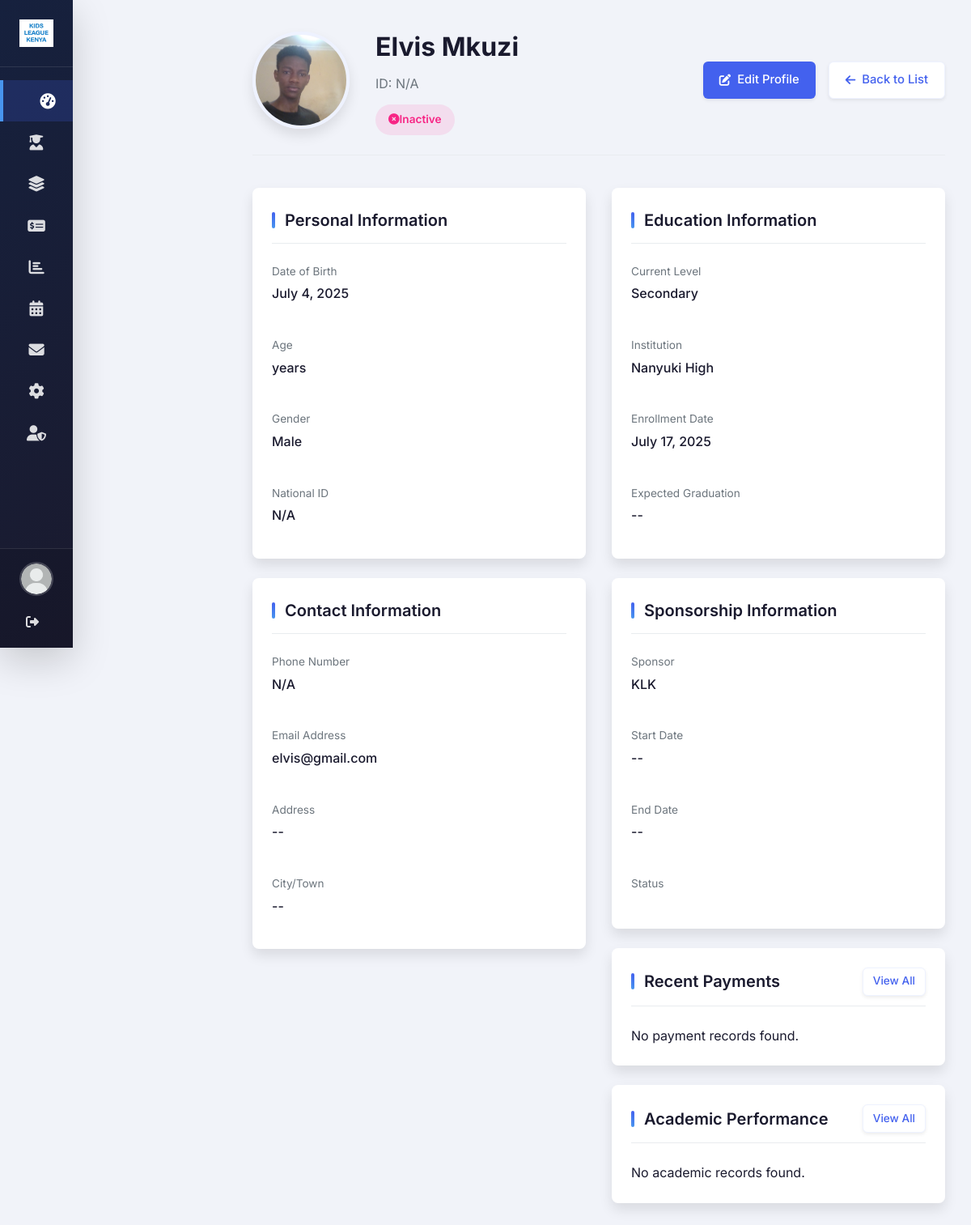
The app's page /beneficiaries/7/ (signed in) with its own data.
### base/models.py (models this page shows, shortened)
class Beneficiary(models.Model):
    GENDER_CHOICES = (
        ('M', 'Male'),
        ('F', 'Female'),
        ('O', 'Other'),
    )
    LEVEL_CHOICES = (
        ('primary', 'Primary'),
        ('secondary', 'Secondary'),
        ('college', 'College'),
        ('university', 'University'),
    )
    user = models.OneToOneField(User, on_delete=models.CASCADE, null=True, blank=True)
    first_name = models.CharField(max_length=100)
    last_name = models.CharField(max_length=100)
    gender = models.CharField(max_length=1, choices=GENDER_CHOICES)
    sponsor = models.ForeignKey('Sponsor', on_delete=models.SET_NULL, null=True, blank=True)
    date_of_birth = models.DateField()
    national_id = models.CharField(max_length=20, blank=True, null=True)
    phone_number = models.CharField(max_length=20)
    email = models.EmailField(blank=True, null=True)
    current_level = models.CharField(max_length=20, choices=LEVEL_CHOICES)
    institution = models.ForeignKey(Institution, on_delete=models.SET_NULL, null=True)
    enrollment_date = models.DateField()
    is_active = models.BooleanField(default=True)
    photo = models.ImageField(upload_to='beneficiaries/', blank=True, null=True)
    address = models.TextField(blank=True, null=True)
    city = models.CharField(max_length=100, blank=True, null=True)
    expected_graduation = models.DateField(blank=True, null=True)
    sponsorship_start_date = models.DateField(blank=True, null=True)
    sponsorship_end_date = models.DateField(blank=True, null=True)
    notes = models.TextField(blank=True, null=True)
    STATUS_CHOICES = (
        ('active', 'Active'),
        ('inactive', 'Inactive'),
        ('pending', 'Pending'),
        ('graduated', 'Graduated'),
    )
    status = models.CharField(max_length=10, choices=STATUS_CHOICES, default='active')
    @property
    def status(self):
        if not self.is_active:
            return "Inactive"
        if self.current_level == 'graduated':
            return "Graduated"
        return "Active"
    class Meta:
        verbose_name_plural = "Beneficiaries"
        ordering = ['last_name', 'first_name']

class Institution(models.Model):
    INSTITUTION_TYPES = (
        ('primary', 'Primary School'),
        ('secondary', 'Secondary School'),
        ('college', 'College'),
        ('university', 'University'),
        ('vocational', 'Vocational Training'),
    )
    name = models.CharField(max_length=200)
    institution_type = models.CharField(max_length=20, choices=INSTITUTION_TYPES)
    location = models.CharField(max_length=100)
    contact_person = models.CharField(max_length=100)
    contact_email = models.EmailField()
    contact_phone = models.CharField(max_length=20)
    partnership_date = models.DateField()
    is_active = models.BooleanField(default=True)

class Sponsor(models.Model):
    name = models.CharField(max_length=200)
    contact_person = models.CharField(max_length=100)
    contact_email = models.EmailField()
    contact_phone = models.CharField(max_length=20)
    address = models.TextField()
    sponsorship_start_date = models.DateField()
    is_active = models.BooleanField(default=True)

### base/views.py (the view)
# urls.py: path('beneficiaries/<int:pk>/', views.beneficiary_detail, name='beneficiary_detail'),
@login_required
def beneficiary_detail(request, pk):
    beneficiary = get_object_or_404(Beneficiary, pk=pk)
    payments = Payment.objects.filter(beneficiary=beneficiary).order_by('-payment_date')
    performances = AcademicPerformance.objects.filter(beneficiary=beneficiary).order_by('-academic_year', 'term')
    context = {
        'beneficiary': beneficiary,
        'payments': payments,
        'performances': performances,
        'unread_notifications': Notification.objects.filter(user=request.user, is_read=False).count(),
    }
    return render(request, 'beneficiary_detail.html', context)

### base/templates/beneficiary_detail.html (shortened to what this page needs)
{% extends "index.html" %}
{% load static %}
{% block content %}
    <div class="profile-header">
        <div class="profile-header-left">
            <img src="{% if beneficiary.photo %}{{ beneficiary.photo.url }}{% else %}{% static 'img/default-avatar.png' %}{% endif %}"
                 alt="{{ beneficiary.first_name }} {{ beneficiary.last_name }}"
                 class="profile-photo">
            <div class="profile-info">
                <h1>{{ beneficiary.first_name }} {{ beneficiary.last_name }}</h1>
                <p>ID: {{ beneficiary.national_id }}</p>
                <span class="profile-status
                    {% if beneficiary.current_level == 'graduated' %}status-graduated
                    {% elif not beneficiary.is_active %}status-inactive
                    {% elif beneficiary.status == 'pending' %}status-pending
                    {% else %}status-active{% endif %}">
                    <i class="fas
                        {% if beneficiary.current_level == 'graduated' %}fa-graduation-cap
                        {% elif not beneficiary.is_active %}fa-times-circle
                        {% elif beneficiary.status == 'pending' %}fa-hourglass-half
                        {% else %}fa-check-circle{% endif %}"></i>
                    <span>
                        {% if beneficiary.current_level == 'graduated' %}Graduated
                        {% elif not beneficiary.is_active %}Inactive
                        {% elif beneficiary.status == 'pending' %}Pending
                        {% else %}Active{% endif %}
                    </span>
                </span>
            </div>
        </div>
        <div class="profile-header-actions">
            <a href="{% url 'edit_beneficiary' pk=beneficiary.pk %}" class="btn btn-primary">
                <i class="fas fa-edit"></i> Edit Profile
            </a>
            <a href="{% url 'beneficiaries_list' %}" class="btn btn-secondary">
                <i class="fas fa-arrow-left"></i> Back to List
            </a>
        </div>
    </div>
    <div class="profile-content">
        <div>
            <div class="profile-card">
                <div class="profile-card-header">
                    <h3>Personal Information</h3>
                </div>
                <div class="profile-card-body">
                    <div class="info-grid">
                        <div class="info-item">
                            <div class="info-label">Date of Birth</div>
                            <div class="info-value">{{ beneficiary.date_of_birth|date:"F j, Y" }}</div>
                        </div>
                        <div class="info-item">
                            <div class="info-label">Age</div>
                            <div class="info-value">{{ beneficiary.age }} years</div>
                        </div>
                        <div class="info-item">
                            <div class="info-label">Gender</div>
                            <div class="info-value">{{ beneficiary.get_gender_display }}</div>
                        </div>
                        <div class="info-item">
                            <div class="info-label">National ID</div>
                            <div class="info-value">{{ beneficiary.national_id }}</div>
                        </div>
                    </div>
                </div>
            </div>
            <div class="profile-card">
                <div class="profile-card-header">
                    <h3>Contact Information</h3>
                </div>
                <div class="profile-card-body">
                    <div class="info-grid">
                        <div class="info-item">
                            <div class="info-label">Phone Number</div>
                            <div class="info-value">{{ beneficiary.phone_number|default:"--" }}</div>
                        </div>
                        <div class="info-item">
                            <div class="info-label">Email Address</div>
                            <div class="info-value">{{ beneficiary.email|default:"--" }}</div>
                        </div>
                        <div class="info-item">
                            <div class="info-label">Address</div>
                            <div class="info-value">{{ beneficiary.address|default:"--" }}</div>
                        </div>
                        <div class="info-item">
                            <div class="info-label">City/Town</div>
                            <div class="info-value">{{ beneficiary.city|default:"--" }}</div>
                        </div>
                    </div>
                </div>
            </div>
        </div>
        <div>
            <div class="profile-card">
                <div class="profile-card-header">
                    <h3>Education Information</h3>
                </div>
                <div class="profile-card-body">
                    <div class="info-grid">
                        <div class="info-item">
                            <div class="info-label">Current Level</div>
                            <div class="info-value">{{ beneficiary.get_current_level_display }}</div>
                        </div>
                        <div class="info-item">
                            <div class="info-label">Institution</div>
                            <div class="info-value">{{ beneficiary.institution.name|default:"--" }}</div>
                        </div>
                        <div class="info-item">
                            <div class="info-label">Enrollment Date</div>
                            <div class="info-value">{{ beneficiary.enrollment_date|date:"F j, Y" }}</div>
                        </div>
                        <div class="info-item">
                            <div class="info-label">Expected Graduation</div>
                            <div class="info-value">{{ beneficiary.expected_graduation|date:"F j, Y"|default:"--" }}</div>
                        </div>
                    </div>
                </div>
            </div>
            <div class="profile-card">
                <div class="profile-card-header">
                    <h3>Sponsorship Information</h3>
                </div>
                <div class="profile-card-body">
                    <div class="info-grid">
                        <div class="info-item">
                            <div class="info-label">Sponsor</div>
                            <div class="info-value">{{ beneficiary.sponsor.name|default:"--" }}</div>
                        </div>
                        <div class="info-item">
                            <div class="info-label">Start Date</div>
                            <div class="info-value">{{ beneficiary.sponsorship_start_date|date:"F j, Y"|default:"--" }}</div>
                        </div>
                        <div class="info-item">
                            <div class="info-label">End Date</div>
                            <div class="info-value">{{ beneficiary.sponsorship_end_date|date:"F j, Y"|default:"--" }}</div>
                        </div>
                        <div class="info-item">
                            <div class="info-label">Status</div>
                        </div>
                    </div>
                </div>
            </div>
            <div class="profile-card">
                <div class="profile-card-header">
                    <h3>Recent Payments</h3>
                    <a href="#" class="btn btn-secondary" style="padding: 0.35rem 0.75rem; font-size: 0.85rem;">
                        View All
                    </a>
                </div>
                <div class="profile-card-body">
                    {% if payments %}
                    <div class="timeline">
                        {% for payment in payments|slice:":3" %}
                        <div class="timeline-item">
                            <div class="timeline-dot">
                                <i class="fas fa-dollar-sign"></i>
                            </div>
                            <div class="timeline-content">
                                <div class="timeline-date">{{ payment.payment_date|date:"F j, Y" }}</div>
                                <div class="timeline-title">
                                    {{ payment.get_payment_type_display }} - {{ payment.amount }} {{ payment.currency }}
                                </div>
                                <div class="timeline-description">
                                    <span class="payment-status
                                        {% if payment.status == 'completed' %}payment-completed
                                        {% elif payment.status == 'pending' %}payment-pending
                                        {% else %}payment-overdue{% endif %}">
                                        {{ payment.get_status_display }}
                                    </span>
                                </div>
                            </div>
                        </div>
                        {% endfor %}
                    </div>
                    {% else %}
                    <p>No payment records found.</p>
                    {% endif %}
                </div>
            </div>
            <div class="profile-card">
                <div class="profile-card-header">
                    <h3>Academic Performance</h3>
                    <a href="#" class="btn btn-secondary" style="padding: 0.35rem 0.75rem; font-size: 0.85rem;">
                        View All
                    </a>
                </div>
                <div class="profile-card-body">
                    {% if performances %}
                    <div class="timeline">
                        {% for performance in performances|slice:":3" %}
                        <div class="timeline-item">
                            <div class="timeline-dot">
                                <i class="fas fa-graduation-cap"></i>
                            </div>
                            <div class="timeline-content">
                                <div class="timeline-date">{{ performance.academic_year }} - {{ performance.get_term_display }}</div>
                                <div class="timeline-title">
                                    Average: {{ performance.average_score|floatformat:2 }}%
                                </div>
                                <div class="timeline-description">
                                    Rank: {{ performance.class_rank }} of {{ performance.class_size }}
                                </div>
                            </div>
                        </div>
                        {% endfor %}
                    </div>
                    {% else %}
                    <p>No academic records found.</p>
                    {% endif %}
                </div>
            </div>
        </div>
    </div>
{% endblock %}

### records on screen
Beneficiary: photo (picture), first_name "Elvis", last_name "Mkuzi", national_id "N/A", date_of_birth "July 4, 2025", gender "Male", phone_number "N/A", email "elvis@gmail.com", address "--", city "--", current_level "Secondary", institution.name "Nanyuki High", enrollment_date "July 17, 2025", expected_graduation "--", sponsor.name "KLK", sponsorship_start_date "--", sponsorship_end_date "--"
